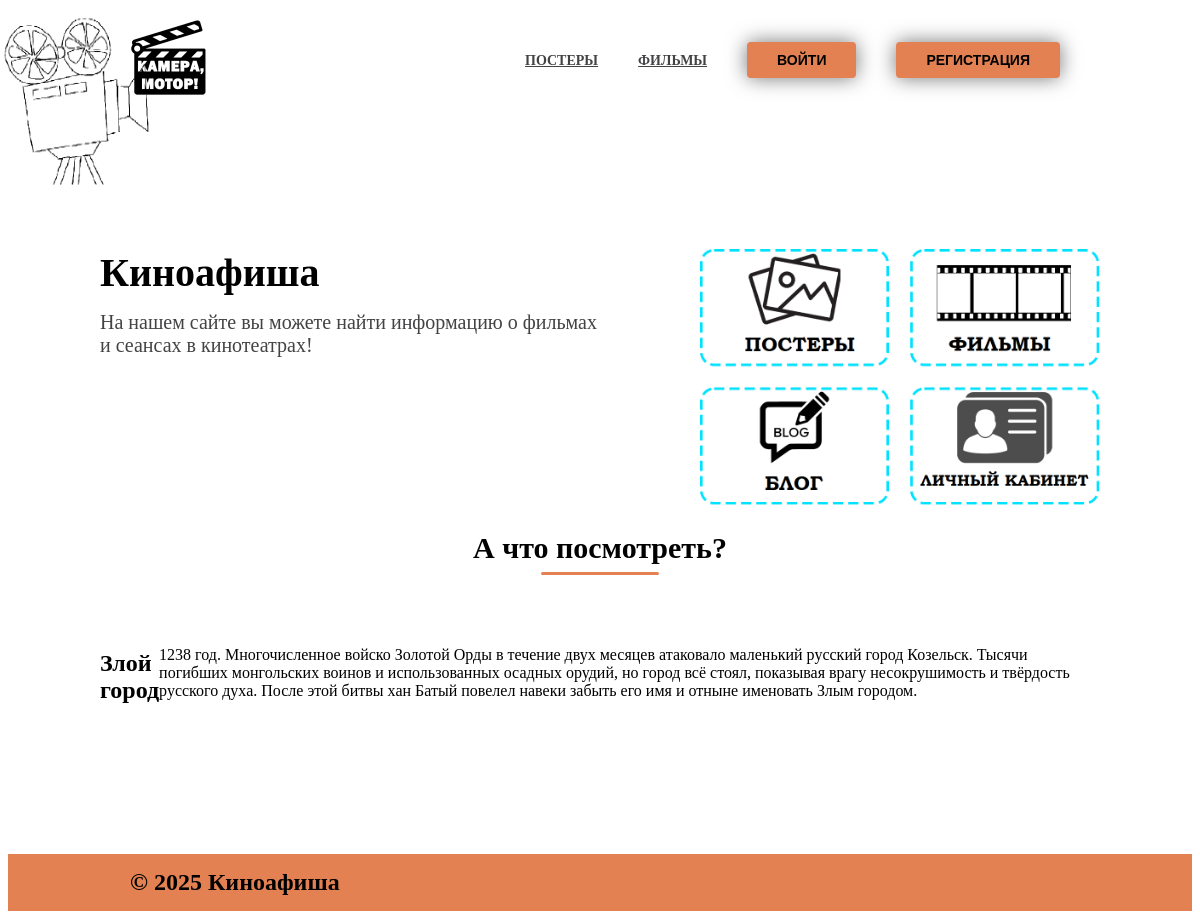
The page / on the database its author committed.
### index.php (the view, shortened to what this page needs)
<?php
include 'connect.php';
if (isset($_SESSION['user'])) {
    $flag = 1;
} else {
    $flag = 0;
}
?>
<!DOCTYPE html>
<html>
<head>
    <link rel="stylesheet" type="text/css" href="./css/color-text.css">
    <link rel="stylesheet" type="text/css" href="./css/style.css">
    <link rel="stylesheet" type="text/css" href="./css/shadow.css">
</head>
<body>
    <div class="navbar">
        <div class="container">
            <div class="navbar-nav">
                <div class="navbar-brand">
                    <a href="#"><img class="navbar-brand-png" src="./img/logo_main.png"></a>
                </div>
                <div class="navs" id="navs">
                    <div class="navs-item notbtn"><a href="pages/galery.php" class="txt-uppercase">Постеры</a></div>
                    <div class="navs-item notbtn"><a href="pages/cinema.php" class="txt-uppercase">Фильмы</a></div>
                    <?php if($flag == 1): ?>
                        <div class="navs-item"><a href="pages/profile.php"><button class="btn  shadow-sm blue"><?= $_SESSION['user']['first_name'] ?></button></a></div>
                        <div class="navs-item"><a href="RAA/logout.php"><button class="btn txt-uppercase shadow-sm">Выход</button></a></div>
                    <?php else: ?>
                        <div class="navs-item"><a href="pages/auth.php"><button class="btn txt-uppercase shadow-sm">Войти</button></a></div>
                        <div class="navs-item"><a href="pages/register.php"><button class="btn txt-uppercase shadow-sm">Регистрация</button></a></div>
                    <?php endif; ?>
                </div>
            </div>
        </div>
    </div>
    <div class="jumbotron">
        <div class="container">
            <div class="jumbotron-items">
                <div class="jumbotron-item">
                    <span class="jumbotron-t">Киноафиша</span>
                    <p class="jumbotron-d">На нашем сайте вы можете найти информацию о фильмах и сеансах в кинотеатрах!</p>
                </div>
                <div class="jumbotron-item">
                    <img src="./img/img1.png" alt="image">
                </div>
            </div>
        </div>
    </div>
    <div class="features-box">
        <h1 class="features-t" id="Блог">А что посмотреть?</h1>
        <div class="container">
            <div class="features">
                <?php
                $result = mysqli_query($dp, "SELECT * FROM фильмы ORDER BY RAND() LIMIT 1");
                while ($row = mysqli_fetch_array($result)) {
                    echo "<div class='feature'>";
                    echo "<h2 class='feature-info-t'>" . $row['Название'] . "</h2>";
                    echo "<p class='feature-info-d'>" . $row['Описание'] . "</p>";
                    echo "</div>";
                }
                ?>
            </div>
        </div>
    </div>
    <div class="footer">
        <div class="container">
            <div class="footer-items">
                <div class="footer-item">
                    <span>&copy; <?php echo date("Y"); ?> Киноафиша</span>
                </div>
            </div>
        </div>
    </div>
</body>
</html>

### css/color-text.css (style rules this page uses)
:root { --primary: #262626; --primary-disabled: #292222; --secondary: #FFFFFF; --secondary-disabled: #434345; --third: #e38152; --third-disabled: #c23000; --o1: #00b2c9; --o1-disabled: #008191; }

### css/style.css (style rules this page uses)
body { background-image: url("../img/background.png"); background-size: 315px 185px; background-repeat: no-repeat; }
html, body { scroll-behavior: smooth; }
.btn { border: none; background-color: var(--third); padding: 10px 30px; border-radius: 4px; cursor: pointer; }
.txt-uppercase { text-transform: uppercase !important; }
.container { max-width: 1000px; margin: 0 auto; padding: 0 20px; }
.navbar-brand-png { width: 100%; max-width: 100px; }
.navbar-nav { display: flex; justify-content: space-between; margin: 20px; }
.navbar-brand { display: flex; align-items: center; }
.navs { display: flex; align-items: center; }
.navs .navs-item { margin: 0px 10px; padding: 10px; font-weight: bold; }
.navs .navs-item a { font-size: 14px; color: var(--secondary-disabled); }
.navs .navs-item a button { font-size: 14px; }
.navs .navs-item.notbtn { margin: 0px 10px; transition: 0.3s; padding: 10px; border-radius: 4px; cursor: pointer; }
.navs-item .btn { font-weight: bold; }
.jumbotron { margin-top: 150px; }
.jumbotron-items { display: flex; justify-content: space-between; }
.jumbotron-items .jumbotron-item { max-width: 500px; }
.jumbotron-items .jumbotron-item img { width: 400px; height: auto; }
.jumbotron-item .jumbotron-t { font-size: 40px; font-weight: bold; text-align: right; width: 100%; }
.jumbotron-item .jumbotron-d { margin-top: 15px; font-size: 20px; color: var(--secondary-disabled); }
.features-box .features-t { font-size: 30px; text-align: center; margin-bottom: 25px; }
.features-box .features-t::after { content: ""; display: block; border-bottom: 3px solid var(--third); width: 10%; margin: 0 auto; border-radius: 50px; margin-top: 7px; min-width: 70px; }
.features { display: flex; flex-direction: column; align-items: center; justify-content: center; }
.features .feature { display: flex; width: 100%; justify-content: space-between; margin: 30px 0; }
.footer { margin-top: 100px; background-color: var(--third); }
.footer .container span { font-size: 24px; font-weight: bold; text-align: center; width: 100%; display: block; padding: 15px; }
.footer-items { display: flex; flex-wrap: wrap; justify-content: space-between; }

### css/shadow.css (style rules this page uses)
.shadow-sm { box-shadow: 0px 0px 20px 0px rgba(0,0,0,0.54); -webkit-box-shadow: 0px 0px 20px 0px rgba(0,0,0,0.54); -moz-box-shadow: 0px 0px 20px 0px rgba(0,0,0,0.54); }

### rows shown on the page
фильмы: Название "Злой город", Описание "1238 год. Многочисленное войско Золотой Орды в течение двух месяцев атаковало маленький русский город Козельск. Тысячи погибших монгольских воинов и использованных осадных орудий, но город всё стоял, показывая врагу несокрушимость и твёрдость русского духа. После этой битвы хан Батый повелел навеки забыть его имя и отныне именовать Злым городом."
